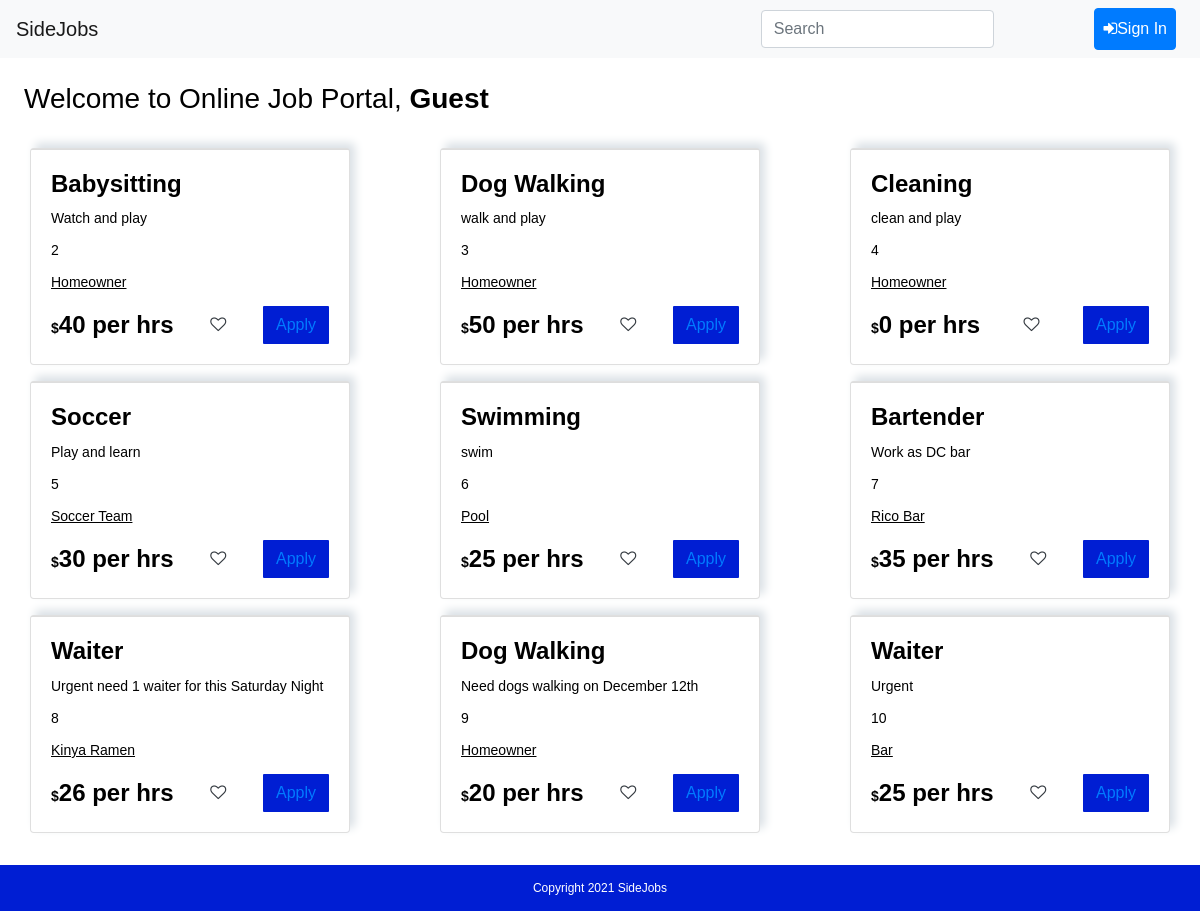
Before: / with the older database file.
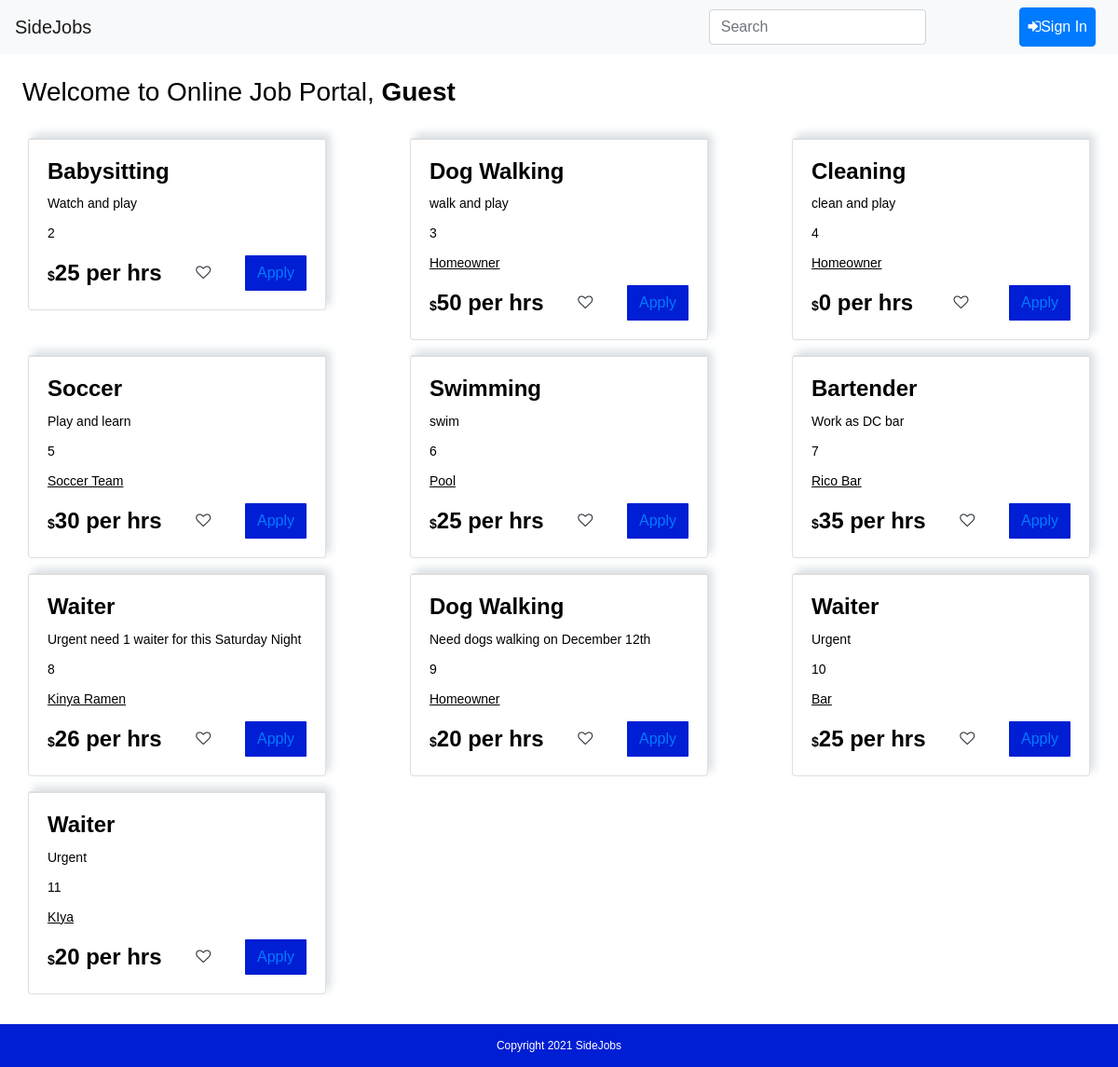
After: the same page with the newer database file.
### tables this page shows
CREATE TABLE `jobs` (
  `jobID` int(11) NOT NULL,
  `title` varchar(255) NOT NULL,
  `description` varchar(255) NOT NULL,
  `company` varchar(50) NOT NULL,
  `salary` float(50,0) NOT NULL,
  `email` varchar(50) NOT NULL,
  `userID` int(11) DEFAULT NULL
);

### index.php (the view, shortened to what this page needs)
<?php
require_once ('connect.php');
?>
<?php require('templates/header.php') ?>
	<div class="d-flex mt-4 mx-4">
        <h3>Welcome to Online Job Portal,
        	<b><?php
			if ($user_logged) {
				$user_id = ($_SESSION['userID']);
				$user_email = ($_SESSION['email']);
				$select_sql = "SELECT name FROM `users` WHERE userID='$user_id'";
				$result = mysqli_query($connection, $select_sql);
				if ($result->num_rows > 0) {
					$row = mysqli_fetch_assoc($result);
					echo $row["name"];
					if (!$row["name"]) {
						 echo "Guest";
					}
				}
			} else {
			    echo "Guest";
			}
        	?></b>
        </h3>
    </div>
	<div class="row main-section">
      <?php
		$SelSql = "SELECT * FROM `jobs`";
		$res = mysqli_query($connection, $SelSql);
		$num_of_rows = mysqli_num_rows($res);
		if ($num_of_rows > 0) {
		    while($num_of_rows > 0) {
		    	$num_of_rows--;
		    	$r = mysqli_fetch_assoc($res);
					$jobID = $r['jobID'];
					?>
					<div class="col-md-4 col-sm-6 my-2">
						<div class="card m-auto job" style="width: 20rem;">
							<div class="card-body">
								<h4 class="card-title"><?php echo $r['title']; ?></h4>
								<p class="card-text"><?php echo $r['description']; ?></p>
								<p class="card-text"><?php echo $jobID; ?> </p>
								<p class="card-text company"><?php echo $r['company']; ?></p>
								<div style="display: flex; justify-content: space-between; align-items: center;">
									<div style="font-weight: 600;">$<span class="salary"><?php echo $r['salary']; ?> per hrs</span></div>
									<button title="Save Job" data-pid="<?php echo $r['jobID']; ?>" type="button" class="btn save-button">
										<span>
											<i class="fa fa-heart-o text-dark"></i>
										</span>
									</button>
									<button type="button" class="btn apply-button">
										<span class="text-white">
											<?php
														echo "<a href='templates/apply.php?jobID={$r['jobID']}'>";
														echo "Apply";
														echo "</a>";
											?>
										</span>
									</button>
								</div>
							</div>
						</div>
					</div>
					<?php
		    }
		} else {
		    echo '<div class="container">No Jobs Available</div>';
		}
	?>
	</div>
<?php require('templates/footer.php') ?>

Changed rows visible on the page:
changed jobs "Babysitting": salary "40" → "25"; company "Homeowner" → (not shown)
added jobs: title "Waiter", description "Urgent", jobID "11", company "KIya", salary "20"
